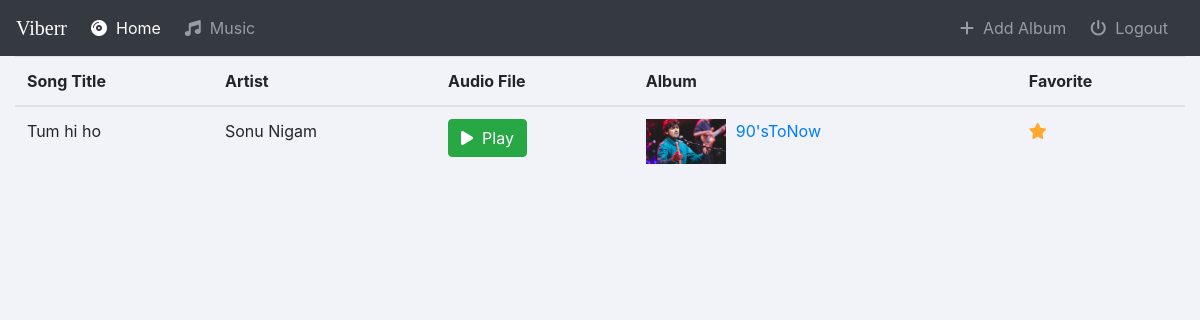
Page /music/songs/all/ (signed in) on the earlier database version.
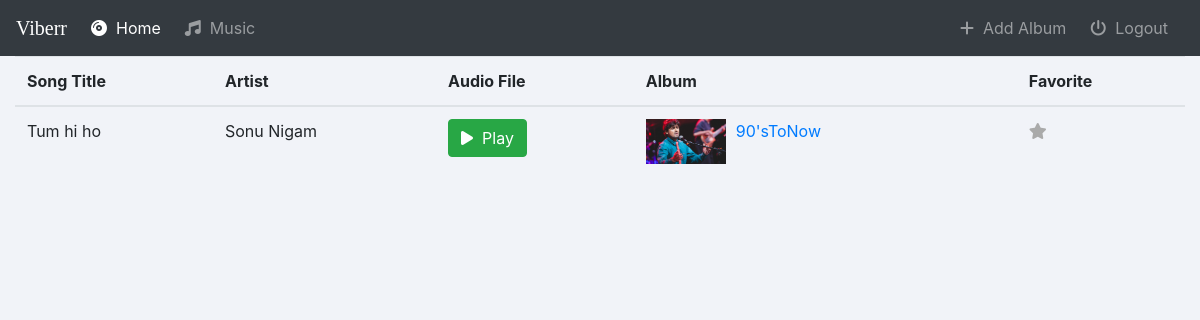
Same page on the later database version.
### music/models.py (models this page shows, shortened)
class Song(models.Model):
    album       = models.ForeignKey(Album, on_delete=models.CASCADE)
    audio_file  = models.FileField(upload_to='music/songs')
    song_title  = models.CharField(max_length=250)
    is_favorite = models.BooleanField(default=False)

class Album(models.Model):
    user = models.ForeignKey(User,models.SET_NULL,blank=True,null=True)
    artist = models.CharField(max_length=250)
    album_title = models.CharField(max_length=500)
    genre = models.CharField(max_length=100)
    album_logo = models.FileField(upload_to='music/images')
    is_favorite = models.BooleanField(default=False)

### music/views.py (the view)
# urls.py: path('songs/<userpreference>/',views.Songs,name='songs'),
@login_required(login_url='music:login')
def Songs(request,userpreference):
     albums = Album.objects.filter(user=request.user)
     songList = []
     if(userpreference == 'favorite'):
         for album in albums:
            for song in album.song_set.all():
                if(song.is_favorite):
                    songList.append(song)
     else:
        for album in albums:
            for song in album.song_set.all():
                songList.append(song)
     return render(request,'music/songs.html',{'songList':songList})

### music/templates/music/songs.html (shortened to what this page needs)
{% extends 'music/basic.html' %}
{% block body%}
<div class="container-fluid songs-container">
    <div class="row">
        <div class="col-sm-12">
            <div class="panel panel-default">
                <div class="panel-body">
                    <table class="table">
                        <thead>
                            <tr>
                                <th>Song Title</th>
                                <th>Artist</th>
                                <th>Audio File</th>
                                <th>Album</th>
                                <th>Favorite</th>
                            </tr>
                        </thead>
                        <tbody>
                            {% for song in songList %}
                            <tr>
                                <td>{{ song.song_title }}</td>
                                <td>{{ song.album.artist }}</td>
                                <td scope="col"><button class="btn btn-success"><i class="fas fa-play"></i>&nbsp; Play</button></td>
                                 <td>
                                        <a href="{% url 'music:detail' song.album.id %}">
                                            <img src="{{ song.album.album_logo.url }}" class="img-responsive" style="width: 80px; float: left; margin-right: 10px;" />
                                        </a>
                                        <a href="{% url 'music:detail' song.album.id %}">{{ song.album.album_title }}</a>
                                </td>
                                            <td scope="col"><a href="{% url 'music:favorite' song.album.id song.song_title 'songs' %}"><i class="fas fa-star {% if song.is_favorite %}active{% endif %}"></i></a></td>
                            </tr>
                            {% endfor %}
                        </tbody>
                    </table>
                </div>
            </div>
        </div>
    </div>
</div>
{% endblock %}

Differences in the rows shown:
changed Song "Tum hi ho": is_favorite True → False (drawn)
